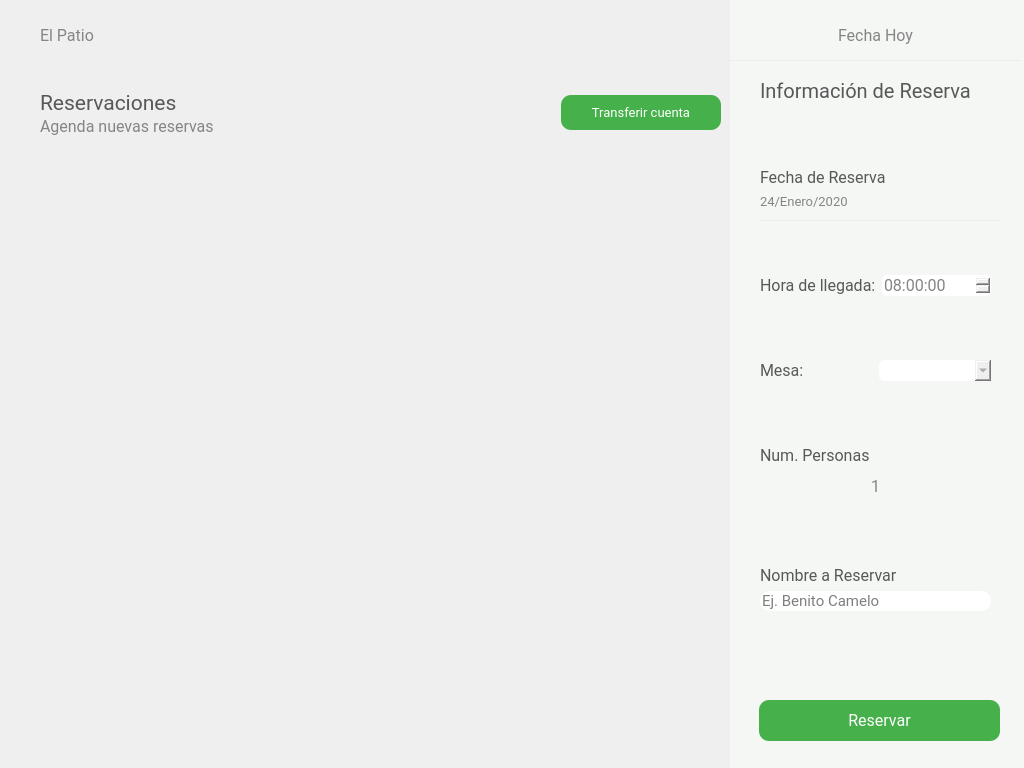
<?xml version="1.0" encoding="UTF-8"?>
<ui version="4.0">
 <class>admin_reservaciones</class>
 <widget class="QDialog" name="admin_reservaciones">
  <property name="geometry">
   <rect>
    <x>0</x>
    <y>0</y>
    <width>1024</width>
    <height>768</height>
   </rect>
  </property>
  <property name="windowTitle">
   <string>Dialog</string>
  </property>
  <widget class="QLabel" name="line_2">
   <property name="geometry">
    <rect>
     <x>40</x>
     <y>220</y>
     <width>651</width>
     <height>1</height>
    </rect>
   </property>
   <property name="styleSheet">
    <string notr="true">background-color: rgb(236, 238, 238);
</string>
   </property>
   <property name="text">
    <string/>
   </property>
  </widget>
  <widget class="QLabel" name="line_3">
   <property name="geometry">
    <rect>
     <x>760</x>
     <y>220</y>
     <width>241</width>
     <height>1</height>
    </rect>
   </property>
   <property name="styleSheet">
    <string notr="true">background-color: rgb(236, 238, 238);
</string>
   </property>
   <property name="text">
    <string/>
   </property>
  </widget>
  <widget class="QWidget" name="layoutWidget_3">
   <property name="geometry">
    <rect>
     <x>760</x>
     <y>79</y>
     <width>231</width>
     <height>591</height>
    </rect>
   </property>
   <layout class="QVBoxLayout" name="SideBarLetras">
    <item>
     <widget class="QLabel" name="elPatio_4">
      <property name="font">
       <font>
        <family>Roboto</family>
        <pointsize>15</pointsize>
       </font>
      </property>
      <property name="styleSheet">
       <string notr="true">color: #585858
</string>
      </property>
      <property name="text">
       <string>Información de Reserva</string>
      </property>
      <property name="wordWrap">
       <bool>true</bool>
      </property>
     </widget>
    </item>
    <item>
     <spacer name="verticalSpacer">
      <property name="orientation">
       <enum>Qt::Vertical</enum>
      </property>
      <property name="sizeHint" stdset="0">
       <size>
        <width>20</width>
        <height>40</height>
       </size>
      </property>
     </spacer>
    </item>
    <item>
     <widget class="QLabel" name="elPatio_6">
      <property name="font">
       <font>
        <family>Roboto</family>
        <pointsize>12</pointsize>
       </font>
      </property>
      <property name="styleSheet">
       <string notr="true">color: #585858</string>
      </property>
      <property name="text">
       <string>Fecha de Reserva</string>
      </property>
     </widget>
    </item>
    <item>
     <widget class="QLabel" name="fechaReserva">
      <property name="font">
       <font>
        <family>Roboto</family>
        <pointsize>10</pointsize>
       </font>
      </property>
      <property name="styleSheet">
       <string notr="true">color: rgb(133, 133, 133);
</string>
      </property>
      <property name="text">
       <string>24/Enero/2020</string>
      </property>
     </widget>
    </item>
    <item>
     <spacer name="verticalSpacer_6">
      <property name="orientation">
       <enum>Qt::Vertical</enum>
      </property>
      <property name="sizeHint" stdset="0">
       <size>
        <width>20</width>
        <height>40</height>
       </size>
      </property>
     </spacer>
    </item>
    <item>
     <layout class="QHBoxLayout" name="horizontalLayout_4">
      <item>
       <widget class="QLabel" name="elPatio_11">
        <property name="font">
         <font>
          <family>Roboto</family>
          <pointsize>12</pointsize>
         </font>
        </property>
        <property name="styleSheet">
         <string notr="true">color: #585858</string>
        </property>
        <property name="text">
         <string>Hora de llegada:</string>
        </property>
       </widget>
      </item>
      <item>
       <widget class="QTimeEdit" name="timeEdit">
        <property name="font">
         <font>
          <family>Roboto</family>
          <pointsize>12</pointsize>
         </font>
        </property>
        <property name="styleSheet">
         <string notr="true">color: rgb(133, 133, 133);
border-radius: 5px;</string>
        </property>
        <property name="maximumTime">
         <time>
          <hour>13</hour>
          <minute>0</minute>
          <second>0</second>
         </time>
        </property>
        <property name="minimumTime">
         <time>
          <hour>8</hour>
          <minute>0</minute>
          <second>0</second>
         </time>
        </property>
        <property name="currentSection">
         <enum>QDateTimeEdit::HourSection</enum>
        </property>
        <property name="time">
         <time>
          <hour>8</hour>
          <minute>0</minute>
          <second>0</second>
         </time>
        </property>
       </widget>
      </item>
     </layout>
    </item>
    <item>
     <spacer name="verticalSpacer_5">
      <property name="orientation">
       <enum>Qt::Vertical</enum>
      </property>
      <property name="sizeHint" stdset="0">
       <size>
        <width>20</width>
        <height>40</height>
       </size>
      </property>
     </spacer>
    </item>
    <item>
     <layout class="QHBoxLayout" name="horizontalLayout">
      <item>
       <widget class="QLabel" name="elPatio_7">
        <property name="font">
         <font>
          <family>Roboto</family>
          <pointsize>12</pointsize>
         </font>
        </property>
        <property name="styleSheet">
         <string notr="true">color: #585858</string>
        </property>
        <property name="text">
         <string>Mesa:</string>
        </property>
       </widget>
      </item>
      <item>
       <widget class="QComboBox" name="cBoxMesas">
        <property name="minimumSize">
         <size>
          <width>100</width>
          <height>0</height>
         </size>
        </property>
        <property name="font">
         <font>
          <family>Roboto</family>
          <pointsize>12</pointsize>
         </font>
        </property>
        <property name="styleSheet">
         <string notr="true">color: rgb(133, 133, 133);
border-radius: 5px;</string>
        </property>
       </widget>
      </item>
     </layout>
    </item>
    <item>
     <spacer name="verticalSpacer_2">
      <property name="orientation">
       <enum>Qt::Vertical</enum>
      </property>
      <property name="sizeHint" stdset="0">
       <size>
        <width>20</width>
        <height>40</height>
       </size>
      </property>
     </spacer>
    </item>
    <item>
     <widget class="QLabel" name="elPatio_8">
      <property name="font">
       <font>
        <family>Roboto</family>
        <pointsize>12</pointsize>
       </font>
      </property>
      <property name="styleSheet">
       <string notr="true">color: #585858</string>
      </property>
      <property name="text">
       <string>Num. Personas</string>
      </property>
     </widget>
    </item>
    <item>
     <layout class="QHBoxLayout" name="horizontalLayout_2">
      <item>
       <spacer name="horizontalSpacer_6">
        <property name="orientation">
         <enum>Qt::Horizontal</enum>
        </property>
        <property name="sizeHint" stdset="0">
         <size>
          <width>40</width>
          <height>20</height>
         </size>
        </property>
       </spacer>
      </item>
      <item>
       <widget class="QPushButton" name="btnMenosExtra">
        <property name="minimumSize">
         <size>
          <width>30</width>
          <height>30</height>
         </size>
        </property>
        <property name="cursor">
         <cursorShape>PointingHandCursor</cursorShape>
        </property>
        <property name="styleSheet">
         <string notr="true">
border: none;</string>
        </property>
        <property name="text">
         <string/>
        </property>
        <property name="icon">
         <iconset>
          <normalon>:/iconos/resources/menosPlatillo.png</normalon>
         </iconset>
        </property>
        <property name="iconSize">
         <size>
          <width>30</width>
          <height>30</height>
         </size>
        </property>
       </widget>
      </item>
      <item>
       <widget class="QLabel" name="numPersonas">
        <property name="font">
         <font>
          <family>Roboto</family>
          <pointsize>12</pointsize>
         </font>
        </property>
        <property name="styleSheet">
         <string notr="true">color:#858585;
</string>
        </property>
        <property name="text">
         <string>1</string>
        </property>
       </widget>
      </item>
      <item>
       <widget class="QPushButton" name="btnMasExtra">
        <property name="minimumSize">
         <size>
          <width>30</width>
          <height>30</height>
         </size>
        </property>
        <property name="cursor">
         <cursorShape>PointingHandCursor</cursorShape>
        </property>
        <property name="styleSheet">
         <string notr="true">
border: none;</string>
        </property>
        <property name="text">
         <string/>
        </property>
        <property name="icon">
         <iconset>
          <normalon>:/iconos/resources/masPlatillo.png</normalon>
         </iconset>
        </property>
        <property name="iconSize">
         <size>
          <width>30</width>
          <height>30</height>
         </size>
        </property>
       </widget>
      </item>
      <item>
       <spacer name="horizontalSpacer_7">
        <property name="orientation">
         <enum>Qt::Horizontal</enum>
        </property>
        <property name="sizeHint" stdset="0">
         <size>
          <width>40</width>
          <height>20</height>
         </size>
        </property>
       </spacer>
      </item>
     </layout>
    </item>
    <item>
     <spacer name="verticalSpacer_3">
      <property name="orientation">
       <enum>Qt::Vertical</enum>
      </property>
      <property name="sizeHint" stdset="0">
       <size>
        <width>20</width>
        <height>40</height>
       </size>
      </property>
     </spacer>
    </item>
    <item>
     <widget class="QLabel" name="elPatio_9">
      <property name="font">
       <font>
        <family>Roboto</family>
        <pointsize>12</pointsize>
       </font>
      </property>
      <property name="styleSheet">
       <string notr="true">color: #585858</string>
      </property>
      <property name="text">
       <string>Nombre a Reservar</string>
      </property>
     </widget>
    </item>
    <item>
     <widget class="QLineEdit" name="nomCliente">
      <property name="font">
       <font>
        <family>Roboto</family>
        <pointsize>11</pointsize>
       </font>
      </property>
      <property name="styleSheet">
       <string notr="true">border: none;

border-radius: 10px;</string>
      </property>
      <property name="placeholderText">
       <string>Ej. Benito Camelo</string>
      </property>
     </widget>
    </item>
    <item>
     <spacer name="verticalSpacer_4">
      <property name="orientation">
       <enum>Qt::Vertical</enum>
      </property>
      <property name="sizeHint" stdset="0">
       <size>
        <width>20</width>
        <height>40</height>
       </size>
      </property>
     </spacer>
    </item>
   </layout>
  </widget>
  <widget class="QLabel" name="lb_total">
   <property name="geometry">
    <rect>
     <x>760</x>
     <y>700</y>
     <width>241</width>
     <height>41</height>
    </rect>
   </property>
   <property name="styleSheet">
    <string notr="true">font: 14pt &quot;Roboto&quot;;</string>
   </property>
   <property name="text">
    <string/>
   </property>
   <property name="alignment">
    <set>Qt::AlignRight|Qt::AlignTrailing|Qt::AlignVCenter</set>
   </property>
  </widget>
  <widget class="QWidget" name="layoutWidget_4">
   <property name="geometry">
    <rect>
     <x>0</x>
     <y>20</y>
     <width>731</width>
     <height>30</height>
    </rect>
   </property>
   <layout class="QHBoxLayout" name="Encabezados2">
    <item>
     <spacer name="horizontalSpacer_4">
      <property name="orientation">
       <enum>Qt::Horizontal</enum>
      </property>
      <property name="sizeType">
       <enum>QSizePolicy::Preferred</enum>
      </property>
      <property name="sizeHint" stdset="0">
       <size>
        <width>40</width>
        <height>20</height>
       </size>
      </property>
     </spacer>
    </item>
    <item>
     <widget class="QLabel" name="elPatio">
      <property name="font">
       <font>
        <family>Roboto</family>
        <pointsize>12</pointsize>
       </font>
      </property>
      <property name="styleSheet">
       <string notr="true">color: rgb(133, 133, 133);
</string>
      </property>
      <property name="text">
       <string>El Patio</string>
      </property>
     </widget>
    </item>
    <item>
     <spacer name="horizontalSpacer_3">
      <property name="orientation">
       <enum>Qt::Horizontal</enum>
      </property>
      <property name="sizeHint" stdset="0">
       <size>
        <width>40</width>
        <height>20</height>
       </size>
      </property>
     </spacer>
    </item>
   </layout>
  </widget>
  <widget class="QLabel" name="line">
   <property name="geometry">
    <rect>
     <x>0</x>
     <y>60</y>
     <width>1021</width>
     <height>1</height>
    </rect>
   </property>
   <property name="styleSheet">
    <string notr="true">background-color: rgb(236, 238, 238);
</string>
   </property>
   <property name="text">
    <string/>
   </property>
  </widget>
  <widget class="QPushButton" name="btnCrearReserva">
   <property name="geometry">
    <rect>
     <x>759</x>
     <y>700</y>
     <width>241</width>
     <height>41</height>
    </rect>
   </property>
   <property name="minimumSize">
    <size>
     <width>150</width>
     <height>35</height>
    </size>
   </property>
   <property name="maximumSize">
    <size>
     <width>16777215</width>
     <height>16777215</height>
    </size>
   </property>
   <property name="font">
    <font>
     <family>Roboto</family>
     <pointsize>12</pointsize>
    </font>
   </property>
   <property name="cursor">
    <cursorShape>PointingHandCursor</cursorShape>
   </property>
   <property name="styleSheet">
    <string notr="true">*{
	color: white;
	border-radius: 10px;
	background-color: #46B04A;
	border: none;
	padding: 5px;
}

:hover{
	background-color: white;
	border: 1px solid #46B04A;
	color: #46B04A;
}</string>
   </property>
   <property name="text">
    <string>Reservar</string>
   </property>
  </widget>
  <widget class="QWidget" name="layoutWidget_5">
   <property name="geometry">
    <rect>
     <x>730</x>
     <y>20</y>
     <width>291</width>
     <height>30</height>
    </rect>
   </property>
   <layout class="QHBoxLayout" name="Encabezados">
    <item>
     <spacer name="horizontalSpacer">
      <property name="orientation">
       <enum>Qt::Horizontal</enum>
      </property>
      <property name="sizeHint" stdset="0">
       <size>
        <width>40</width>
        <height>20</height>
       </size>
      </property>
     </spacer>
    </item>
    <item>
     <widget class="QLabel" name="currentDate">
      <property name="font">
       <font>
        <family>Roboto</family>
        <pointsize>12</pointsize>
       </font>
      </property>
      <property name="styleSheet">
       <string notr="true">color: rgb(133, 133, 133);
</string>
      </property>
      <property name="text">
       <string>Fecha Hoy</string>
      </property>
     </widget>
    </item>
    <item>
     <spacer name="horizontalSpacer_2">
      <property name="orientation">
       <enum>Qt::Horizontal</enum>
      </property>
      <property name="sizeHint" stdset="0">
       <size>
        <width>40</width>
        <height>20</height>
       </size>
      </property>
     </spacer>
    </item>
   </layout>
  </widget>
  <widget class="QLabel" name="sideBar">
   <property name="geometry">
    <rect>
     <x>730</x>
     <y>0</y>
     <width>300</width>
     <height>768</height>
    </rect>
   </property>
   <property name="styleSheet">
    <string notr="true">background-color: rgb(244, 247, 244);</string>
   </property>
   <property name="text">
    <string/>
   </property>
  </widget>
  <widget class="QWidget" name="layoutWidget">
   <property name="geometry">
    <rect>
     <x>40</x>
     <y>90</y>
     <width>681</width>
     <height>565</height>
    </rect>
   </property>
   <layout class="QVBoxLayout" name="verticalLayout_2">
    <item>
     <layout class="QHBoxLayout" name="MenuTop">
      <item>
       <layout class="QVBoxLayout" name="LetrasMenu">
        <property name="spacing">
         <number>1</number>
        </property>
        <item>
         <widget class="QLabel" name="elPatio_2">
          <property name="font">
           <font>
            <family>Roboto</family>
            <pointsize>16</pointsize>
           </font>
          </property>
          <property name="styleSheet">
           <string notr="true">color: #585858
</string>
          </property>
          <property name="text">
           <string>Reservaciones</string>
          </property>
         </widget>
        </item>
        <item>
         <widget class="QLabel" name="elPatio_3">
          <property name="font">
           <font>
            <family>Roboto</family>
            <pointsize>12</pointsize>
           </font>
          </property>
          <property name="styleSheet">
           <string notr="true">color: rgb(133, 133, 133);
</string>
          </property>
          <property name="text">
           <string>Agenda nuevas reservas</string>
          </property>
         </widget>
        </item>
       </layout>
      </item>
      <item>
       <layout class="QHBoxLayout" name="BtnsMenu">
        <item>
         <spacer name="horizontalSpacer_5">
          <property name="orientation">
           <enum>Qt::Horizontal</enum>
          </property>
          <property name="sizeHint" stdset="0">
           <size>
            <width>40</width>
            <height>20</height>
           </size>
          </property>
         </spacer>
        </item>
        <item>
         <widget class="QPushButton" name="btnCambiarMesero">
          <property name="minimumSize">
           <size>
            <width>160</width>
            <height>35</height>
           </size>
          </property>
          <property name="maximumSize">
           <size>
            <width>100</width>
            <height>16777215</height>
           </size>
          </property>
          <property name="font">
           <font>
            <family>Roboto</family>
            <pointsize>10</pointsize>
           </font>
          </property>
          <property name="cursor">
           <cursorShape>PointingHandCursor</cursorShape>
          </property>
          <property name="styleSheet">
           <string notr="true">*{
	color: white;
	border-radius: 10px;
	background-color: #46B04A;
	border: none;
	padding: 5px;
}

:hover{
	background-color: white;
	border: 1px solid #46B04A;
	color: #46B04A;
}</string>
          </property>
          <property name="text">
           <string>Transferir cuenta</string>
          </property>
         </widget>
        </item>
       </layout>
      </item>
     </layout>
    </item>
    <item>
     <spacer name="verticalSpacer_7">
      <property name="orientation">
       <enum>Qt::Vertical</enum>
      </property>
      <property name="sizeHint" stdset="0">
       <size>
        <width>20</width>
        <height>40</height>
       </size>
      </property>
     </spacer>
    </item>
    <item>
     <widget class="CalendarWidget" name="calendario" native="true">
      <property name="minimumSize">
       <size>
        <width>0</width>
        <height>500</height>
       </size>
      </property>
      <layout class="QVBoxLayout" name="verticalLayout"/>
     </widget>
    </item>
   </layout>
  </widget>
  <zorder>layoutWidget</zorder>
  <zorder>sideBar</zorder>
  <zorder>line_2</zorder>
  <zorder>line_3</zorder>
  <zorder>layoutWidget_3</zorder>
  <zorder>lb_total</zorder>
  <zorder>layoutWidget_4</zorder>
  <zorder>line</zorder>
  <zorder>btnCrearReserva</zorder>
  <zorder>layoutWidget_5</zorder>
 </widget>
 <customwidgets>
  <customwidget>
   <class>CalendarWidget</class>
   <extends>QWidget</extends>
   <header>calendarwidget.h</header>
   <container>1</container>
  </customwidget>
 </customwidgets>
 <resources/>
 <connections/>
</ui>
